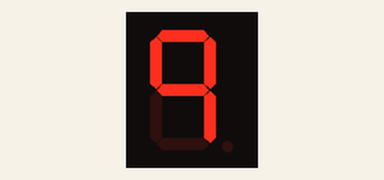
Simulated run of this sketch. Board: Arduino Uno, built with avr-gcc and run on an emulated ATmega328P. Parts: 1-digit seven-segment display. Wiring (inferred from the names in the program): 1-digit 7-segment display, segments lit when HIGH: segments pin 2, pin 3, pin 4, pin 5, pin 6, pin 7, pin 8. The segment pins are drawn as the display they are named for.

Above: at 0.1 s.
At 0.6 s:
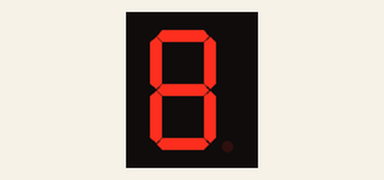
At 1.1 s:
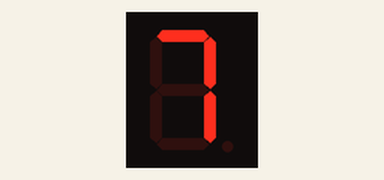
At 2.1 s:
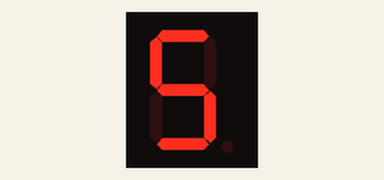
At 3.1 s:
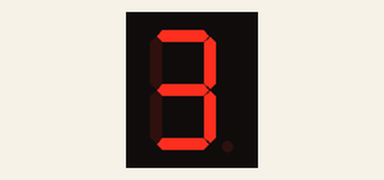
At 4.6 s:
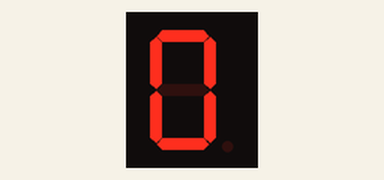

The sketch:

SevenSegmented_for_class.ino
```cpp
#include "SevenSegmented_for_class.h"

byte mapArdiuinoPin[] = {2, 3, 4, 5, 6, 7, 8};
SevenSegmented sl_01(mapArdiuinoPin);

void setup() {
  // put your setup code here, to run once:
  Serial.begin(115200);
}

void loop() {
  // put your main code here, to run repeatedly:
  for (int i = 9; i >= 0; i--) {
    sl_01.displaySingleNumber(i);
    delay(500);
}
}
```

SevenSegmented_for_class.cpp
```cpp
#include "SevenSegmented_for_class.h"

// ::表示是class SevenSegmented的功能變數
SevenSegmented::SevenSegmented(byte* pins){
  _mapArdiuinoPin = pins;
  for (byte i = 0; i < 7; i++) {
    pinMode(_mapArdiuinoPin[i], OUTPUT);
  }
}
//顯示數字
void SevenSegmented::displaySingleNumber(byte n){
    for(int i=0; i<7 ; i++){
    bool onePinState = _digits[n][i];
    byte pinNum = _mapArdiuinoPin[i];
    digitalWrite(pinNum, onePinState);
  }
 }
```

SevenSegmented_for_class.h
```cpp
#ifndef _SEVENSEGMENTED_
#define _SEVENSEGMENTED_

#include <arduino.h>

class SevenSegmented {

  private:
    byte _digits[10][7] = {
      { 1, 1, 1, 1, 1, 1, 0 }, // = 0
      { 0, 1, 1, 0, 0, 0, 0 }, // = 1
      { 1, 1, 0, 1, 1, 0, 1 }, // = 2
      { 1, 1, 1, 1, 0, 0, 1 }, // = 3
      { 0, 1, 1, 0, 0, 1, 1 }, // = 4
      { 1, 0, 1, 1, 0, 1, 1 }, // = 5
      { 1, 0, 1, 1, 1, 1, 1 }, // = 6
      { 1, 1, 1, 0, 0, 0, 0 }, // = 7
      { 1, 1, 1, 1, 1, 1, 1 }, // = 8
      { 1, 1, 1, 0, 0, 1, 1 } // = 9
    };
    byte* _mapArdiuinoPin;

    public:
    SevenSegmented(byte* pins);
    void displaySingleNumber(byte n);

};
#endif
```

Measured:
- by itself, everything shown: repeats every 5.0 s, in 10 steps
- what the display in image 1 shows lasts 0.5 s, from 0.5 s to 1.0 s
